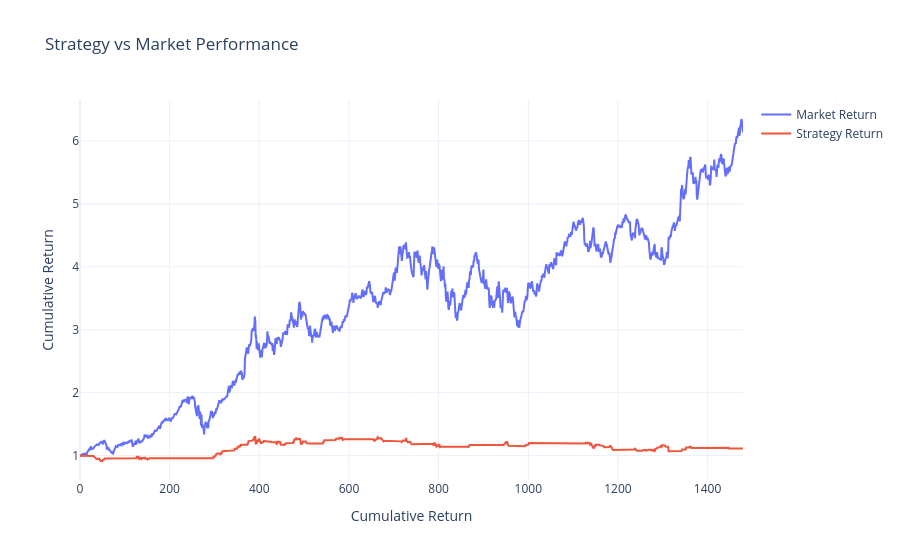

Notebook code cell kept with this figure:
### Code cell
import plotly.graph_objects as go

fig = go.Figure()

fig.add_trace(go.Scatter(
    x=ap_data.index,
    y=ap_data['Cumulative_Market_Return'],
    mode='lines',
    name='Market Return'
))

fig.add_trace(go.Scatter(
    x=ap_data.index,
    y=ap_data['Cumulative_Strategy_Return'],
    mode='lines',
    name='Strategy Return'
))

fig.update_layout(
    title='Strategy vs Market Performance',
    xaxis_title = 'Cumulative Return',
    yaxis_title='Cumulative Return',
    template='plotly_white'
)

fig.show()

### Figure 1 — Plotly figure (JSON) as saved in the notebook; plotly's stock layout.template omitted (floating-point values rounded to 4 significant figures; data arrays with more than 128 entries replaced by an {"elided": "..."} marker saying what was removed)
{"data": [{"mode": "lines", "name": "Market Return", "type": "scatter", "x": {"elided": "1480 int values"}, "y": {"elided": "1480 float values"}}, {"mode": "lines", "name": "Strategy Return", "type": "scatter", "x": {"elided": "1480 int values"}, "y": {"elided": "1480 float values"}}], "layout": {"title": {"text": "Strategy vs Market Performance"}, "xaxis": {"title": {"text": "Cumulative Return"}}, "yaxis": {"title": {"text": "Cumulative Return"}}}}
